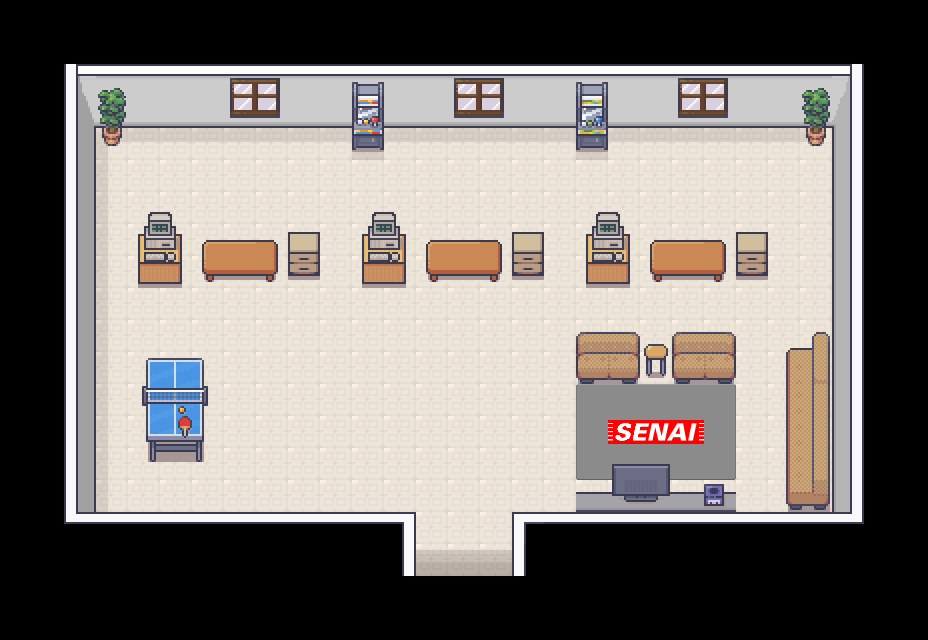

This is a level from a 2D game, rendered from its Tiled map with the project's own tilesets. A one-line summary and the map file follow, with tile-layer data summarised:
An orthogonal 29x20 tile map with 32x32 px tiles, 6 tile layers (piso, tapetes, blocosColisores, moveis, ...), 5 tilesets and 27 objects (2x mesa_strand_b, player_spawn, npc_a, npc_b, npc_c, ...).

<map version="1.10" tiledversion="1.10.2" orientation="orthogonal" renderorder="right-down" width="29" height="20" tilewidth="32" tileheight="32" infinite="0" nextlayerid="11" nextobjectid="69">
 <tileset firstgid="1" source="tileset_paredes.tsx" />
 <tileset firstgid="8285" source="tileset_generic.tsx" />
 <tileset firstgid="9533" name="tieset_estoque" tilewidth="32" tileheight="32" tilecount="800" columns="16">
  <image source="14_Basement_32x32.png" width="512" height="1600" />
 </tileset>
 <tileset firstgid="10333" source="tileset_biblioteca.tsx" />
 <tileset firstgid="10877" source="tapete senai.tsx" />
 <layer id="1" name="piso" width="29" height="20">
  <data>[580 cells, 356 non-empty, 1 distinct tile ids]</data>
 </layer>
 <layer id="2" name="tapetes" width="29" height="20">
  <data>[580 cells, 156 non-empty, 40 distinct tile ids]</data>
 </layer>
 <layer id="5" name="blocosColisores" width="29" height="20" opacity="0" offsetx="138" offsety="100">
  <properties>
   <property name="solid" type="bool" value="true" />
  </properties>
  <data>[580 cells, 78 non-empty, 1 distinct tile ids]</data>
 </layer>
 <layer id="3" name="moveis" width="29" height="20">
  <data>[580 cells, 99 non-empty, 46 distinct tile ids]</data>
 </layer>
 <layer id="4" name="acimaMoveis" width="29" height="20">
  <data>[580 cells, 13 non-empty, 13 distinct tile ids]</data>
 </layer>
 <objectgroup id="9" name="personagens">
  <object id="59" name="player_spawn" x="463.333" y="509.333">
   <point />
  </object>
  <object id="60" name="npc_a" x="687.375" y="216.5">
   <point />
  </object>
  <object id="61" name="npc_b" x="462.708" y="217.667">
   <point />
  </object>
  <object id="62" name="npc_c" x="239.122" y="223.849">
   <point />
  </object>
 </objectgroup>
 <objectgroup id="8" name="objetosColisores">
  <object id="1" name="mesa_strand_a" x="650.333" y="239.333" width="75" height="23.6667" />
  <object id="2" name="mesa_strand_b" x="425.875" y="239.667" width="76" height="23.1667" />
  <object id="3" name="mesa_strand_c" x="202.138" y="239.513" width="75.9314" height="22.6284" />
  <object id="4" name="mesa_strand_b" x="145.75" y="362.25" width="58.2609" height="99.708" />
  <object id="15" name="mesa_TV" x="576" y="496.818" width="160" height="15.1818" />
  <object id="18" name="fliperama_a" x="575.788" y="82.4489" width="31.8822" height="43.8573" />
  <object id="20" name="fliperama_b" x="352.003" y="82.1022" width="31.9318" height="48.4642" />
  <object id="21" name="sofa_a" x="575.953" y="344.092" width="64.0909" height="29.9697" />
  <object id="23" name="sofa_b" x="671.853" y="344.389" width="64.3439" height="28.2151" />
  <object id="31" name="sofa_c" x="785.982" y="347.818" width="43.8977" height="161.636" />
  <object id="34" name="gabinete_c" x="288" y="234.667" width="32" height="26.7708" />
  <object id="38" name="gabinete_b" x="511.833" y="233.606" width="32" height="29.9356" />
  <object id="39" name="gabinete_a" x="736" y="234" width="32" height="29.0103" />
  <object id="40" name="computador_a" x="585.92" y="234.165" width="43.7851" height="29.5629" />
  <object id="41" name="computador_b" x="362.23" y="233.673" width="43.9535" height="30.1085" />
  <object id="42" name="computador_c" x="137.943" y="233.994" width="43.9773" height="29.7253" />
  <object id="53" name="vaso_a" x="805.25" y="127.5" width="21" height="18.5" />
  <object id="54" name="vaso_b" x="100.75" y="128.25" width="21" height="17.75" />
  <object id="55" name="mesinha" x="644.446" y="344" width="23.8715" height="31.96" />
  <object id="56" x="203.739" y="385.979" width="4.2106" height="20.0211" />
  <object id="58" x="141.99" y="385.998" width="4.2106" height="20.0211" />
  <object id="65" x="351.957" y="147.783" width="4" height="2.26087" />
  <object id="66" x="375.652" y="140.652" width="0.0434783" />
 </objectgroup>
 <layer id="10" name="moveisSombra" width="29" height="20">
  <data>[580 cells, 39 non-empty, 20 distinct tile ids]</data>
 </layer>
</map>
